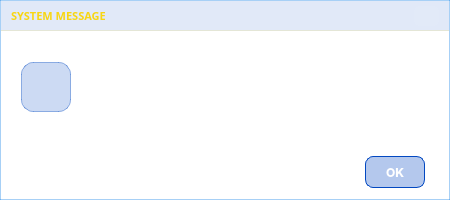
<?xml version="1.0" encoding="UTF-8"?>
<ui version="4.0">
 <class>Dialog</class>
 <widget class="QDialog" name="Dialog">
  <property name="geometry">
   <rect>
    <x>0</x>
    <y>0</y>
    <width>450</width>
    <height>200</height>
   </rect>
  </property>
  <property name="windowTitle">
   <string>System Message</string>
  </property>
  <property name="styleSheet">
   <string notr="true">QDialog {
    background: transparent;
}

QFrame#containerFrame {
    background: qlineargradient(
        x1: 0, y1: 0, x2: 1, y2: 1,
        stop: 0 #0a1628,
        stop: 0.5 #142240,
        stop: 1 #0d1f3c
    );
    
    /* Border Biru Kaca Halus agar tegas berpisah dari background */
    border: 1px solid rgba(2, 119, 230, 0.35);
}
/* HILANGKAN SEMUA BORDER FRAME SECARA MUTLAK */
QFrame {
    border: none;
    background: transparent;
}

QFrame#titlebar {
    background: rgba(2, 72, 193, 0.12);
    border: none;
    border-bottom: 1px solid rgba(248, 214, 19, 0.15);
    border-radius: 16px 16px 0 0;
}

QLabel#lbTitle {
    color: #f8d613;
    font-family: Plus Jakarta Sans;
    font-size: 11px;
    font-weight: 600;
    background: transparent;
    border: none;
}

QPushButton#btn_close {
    background: rgba(255, 255, 255, 0.03);
    border: none;
    border-radius: 6px;
}

QPushButton#btn_close:hover {
    background: rgba(255, 70, 70, 0.25);
}

QFrame#frame_messageBox {
    background: rgba(255, 255, 255, 0.02);
}

QLabel#lbIcon {
    background-color: rgba(2, 72, 193, 0.2);
    border: 1px solid rgba(2, 72, 193, 0.4);
    border-radius: 12px;
    padding: 8px;
}

QLabel#lbMessage {
    color: #ffffff;
    font-family: Inter;
    font-size: 13px;
    font-weight: 500;
    background: transparent;
    border: none;
}

QFrame#frame_button {
    background: rgba(255, 255, 255, 0.02);
    border: none;
    border-top: 1px solid rgba(255, 255, 255, 0.04);
    border-radius: 0 0 16px 16px;
}

QPushButton#btnOk {
    background: rgba(2, 72, 193, 0.30);
    border: 1px solid #0248c1;
    border-radius: 8px;
    color: #ffffff;
    font-family: Inter;
    font-size: 12px;
    font-weight: 600;
    padding: 5px 20px;
    min-height: 20px;
}

QPushButton#btnOk:hover {
    background: #0248c1;
}

QPushButton#btnCancel {
    background: rgba(255, 255, 255, 0.04);
    border: 1px solid rgba(255, 255, 255, 0.1);
    border-radius: 8px;
    color: rgba(255, 255, 255, 0.70);
    font-family: Inter;
    font-size: 12px;
    font-weight: 500;
    padding: 5px 20px;
    min-height: 20px;
}

QPushButton#btnCancel:hover {
    background: rgba(255, 70, 70, 0.2);
    border: 1px solid rgba(255, 70, 70, 0.4);
    color: #ffffff;
}</string>
  </property>
  <layout class="QHBoxLayout" name="horizontalLayout">
   <property name="spacing">
    <number>0</number>
   </property>
   <property name="leftMargin">
    <number>0</number>
   </property>
   <property name="topMargin">
    <number>0</number>
   </property>
   <property name="rightMargin">
    <number>0</number>
   </property>
   <property name="bottomMargin">
    <number>0</number>
   </property>
   <item>
    <widget class="QFrame" name="containerFrame">
     <layout class="QVBoxLayout" name="verticalLayout">
      <property name="spacing">
       <number>0</number>
      </property>
      <property name="leftMargin">
       <number>0</number>
      </property>
      <property name="topMargin">
       <number>0</number>
      </property>
      <property name="rightMargin">
       <number>0</number>
      </property>
      <property name="bottomMargin">
       <number>0</number>
      </property>
      <item>
       <widget class="QFrame" name="titlebar">
        <property name="maximumSize">
         <size>
          <width>16777215</width>
          <height>30</height>
         </size>
        </property>
        <layout class="QHBoxLayout" name="horizontalLayout_1">
         <property name="leftMargin">
          <number>10</number>
         </property>
         <property name="topMargin">
          <number>5</number>
         </property>
         <property name="rightMargin">
          <number>10</number>
         </property>
         <property name="bottomMargin">
          <number>5</number>
         </property>
         <item>
          <widget class="QLabel" name="lbTitle">
           <property name="text">
            <string>SYSTEM MESSAGE</string>
           </property>
          </widget>
         </item>
         <item alignment="Qt::AlignRight">
          <widget class="QPushButton" name="btn_close">
           <property name="minimumSize">
            <size>
             <width>25</width>
             <height>20</height>
            </size>
           </property>
           <property name="maximumSize">
            <size>
             <width>25</width>
             <height>20</height>
            </size>
           </property>
           <property name="styleSheet">
            <string notr="true">color: rgba(255,255,255,0.6); 
font-weight: bold;</string>
           </property>
           <property name="text">
            <string/>
           </property>
           <property name="icon">
            <iconset>
             <normaloff>../../assets/icon/x.svg</normaloff>../../assets/icon/x.svg</iconset>
           </property>
           <property name="iconSize">
            <size>
             <width>15</width>
             <height>15</height>
            </size>
           </property>
          </widget>
         </item>
        </layout>
       </widget>
      </item>
      <item>
       <widget class="QFrame" name="frame_messageBox">
        <layout class="QHBoxLayout" name="horizontalLayout_2">
         <property name="spacing">
          <number>15</number>
         </property>
         <property name="leftMargin">
          <number>20</number>
         </property>
         <property name="topMargin">
          <number>20</number>
         </property>
         <property name="rightMargin">
          <number>20</number>
         </property>
         <property name="bottomMargin">
          <number>20</number>
         </property>
         <item alignment="Qt::AlignVCenter">
          <widget class="QLabel" name="lbIcon">
           <property name="minimumSize">
            <size>
             <width>50</width>
             <height>50</height>
            </size>
           </property>
           <property name="maximumSize">
            <size>
             <width>50</width>
             <height>50</height>
            </size>
           </property>
           <property name="text">
            <string/>
           </property>
           <property name="scaledContents">
            <bool>true</bool>
           </property>
          </widget>
         </item>
         <item>
          <widget class="QLabel" name="lbMessage">
           <property name="text">
            <string>Pesan pemberitahuan akan muncul di sini secara dinamis.</string>
           </property>
           <property name="wordWrap">
            <bool>true</bool>
           </property>
          </widget>
         </item>
        </layout>
       </widget>
      </item>
      <item>
       <widget class="QFrame" name="frame_button">
        <property name="maximumSize">
         <size>
          <width>16777215</width>
          <height>55</height>
         </size>
        </property>
        <layout class="QHBoxLayout" name="horizontalLayout_3">
         <property name="rightMargin">
          <number>15</number>
         </property>
         <item alignment="Qt::AlignRight">
          <widget class="QFrame" name="frame_actions">
           <layout class="QHBoxLayout" name="horizontalLayout_4">
            <property name="spacing">
             <number>10</number>
            </property>
            <property name="topMargin">
             <number>0</number>
            </property>
            <property name="bottomMargin">
             <number>0</number>
            </property>
            <item>
             <widget class="QPushButton" name="btnCancel">
              <property name="minimumSize">
               <size>
                <width>0</width>
                <height>32</height>
               </size>
              </property>
              <property name="cursor">
               <cursorShape>PointingHandCursor</cursorShape>
              </property>
              <property name="text">
               <string>Batal</string>
              </property>
             </widget>
            </item>
            <item>
             <widget class="QPushButton" name="btnOk">
              <property name="minimumSize">
               <size>
                <width>0</width>
                <height>32</height>
               </size>
              </property>
              <property name="cursor">
               <cursorShape>PointingHandCursor</cursorShape>
              </property>
              <property name="text">
               <string>OK</string>
              </property>
             </widget>
            </item>
           </layout>
          </widget>
         </item>
        </layout>
       </widget>
      </item>
     </layout>
    </widget>
   </item>
  </layout>
 </widget>
 <resources/>
 <connections/>
</ui>
